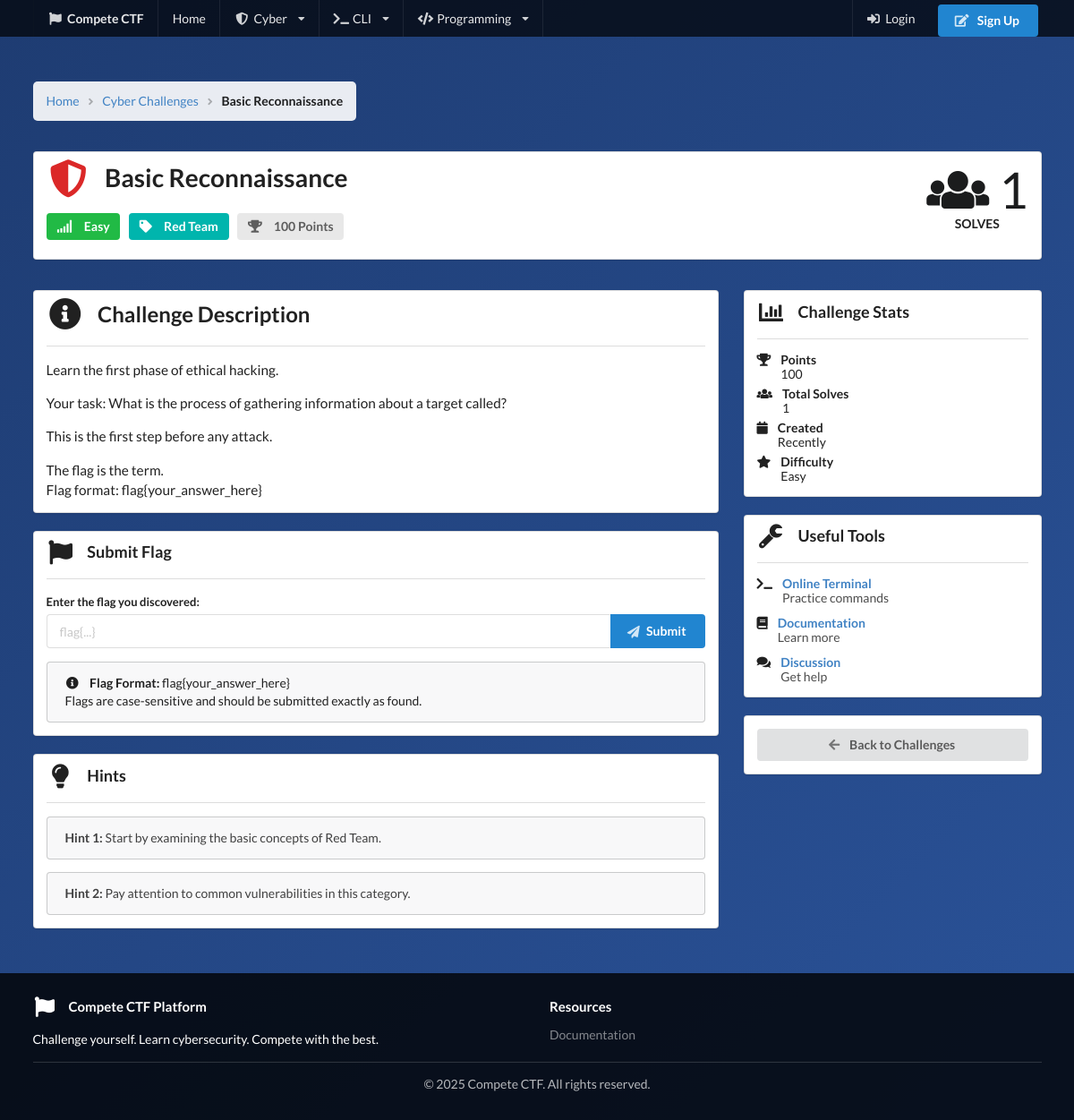
Screenshot of /cyber/challenges/61/ with the database file from the repository.
### cyber/models.py (models this page shows, shortened)
class NewCyberChallenge(models.Model):
    title = models.CharField(max_length=100)
    description = models.TextField()
    DIFFICULTY_LEVELS = [
        ('Easy', 'Easy'),
        ('Medium', 'Medium'),
        ('Hard', 'Hard'),
    ]
    difficulty = models.CharField(choices=DIFFICULTY_LEVELS, max_length=10, default='Easy')
    CATEGORY_CHOICES = [
        ('Red Team', 'Red Team'),
        ('Blue Team', 'Blue Team'),
        ('Miscellaneous', 'Miscellaneous'),
    ]
    category = models.CharField(choices=CATEGORY_CHOICES, max_length=20, default='Miscellaneous')
    flag = models.CharField(max_length=100)

### cyber/views.py (the view, shortened to what this page needs)
# urls.py: path('challenges/<int:challenge_id>/', views.challenge_detail, name='cli_challenge_detail'),
def challenge_detail(request, challenge_id):
    challenge = get_object_or_404(NewCyberChallenge, id=challenge_id)
    total_solves = SolvedChallenge.objects.filter(
        challenge_type='cyber',
        challenge_id=challenge_id
    ).count()
    already_solved = False
    if request.user.is_authenticated:
        already_solved = SolvedChallenge.objects.filter(
            user=request.user,
            challenge_type='cyber',
            challenge_id=challenge_id
        ).exists()
    return render(request, 'cyber/challenge_detail.html', {
        'challenge': challenge,
        'already_solved': already_solved,
        'total_solves': total_solves
    })

### cyber/templates/cyber/challenge_detail.html (shortened to what this page needs)
{% extends 'base.html' %}
{% block content %}
<div class="ui container main-container">
    <div class="ui breadcrumb" style="background: rgba(255,255,255,0.9); padding: 15px; border-radius: 5px; margin-bottom: 20px;">
        <a href="{% url 'home' %}" class="section">Home</a>
        <i class="right angle icon divider"></i>
        <a href="{% url 'cyber_challenge_list' %}" class="section">Cyber Challenges</a>
        <i class="right angle icon divider"></i>
        <div class="active section">{{ challenge.title }}</div>
    </div>
    <div class="ui segment ctf-card">
        <div class="ui stackable grid">
            <div class="twelve wide column">
                <h1 class="ui header">
                    <i class="shield alternate icon red"></i>
                    {{ challenge.title }}
                </h1>
                <div class="ui labels" style="margin-top: 15px;">
                    {% if challenge.difficulty == 'Easy' %}
                        <span class="ui large green label">
                            <i class="signal icon"></i> {{ challenge.difficulty }}
                        </span>
                    {% elif challenge.difficulty == 'Medium' %}
                        <span class="ui large orange label">
                            <i class="signal icon"></i> {{ challenge.difficulty }}
                        </span>
                    {% else %}
                        <span class="ui large red label">
                            <i class="signal icon"></i> {{ challenge.difficulty }}
                        </span>
                    {% endif %}
                    <span class="ui large teal label">
                        <i class="tag icon"></i> {{ challenge.category }}
                    </span>
                    <span class="ui large label">
                        <i class="trophy icon"></i> 100 Points
                    </span>
                </div>
            </div>
            <div class="four wide column right aligned">
                <div class="ui statistic">
                    <div class="value">
                        <i class="users icon"></i> {{ total_solves }}
                    </div>
                    <div class="label">Solves</div>
                </div>
            </div>
        </div>
    </div>
    <div class="ui stackable grid" style="margin-top: 20px;">
        <div class="eleven wide column">
            <div class="ui segment ctf-card">
                <h2 class="ui header">
                    <i class="info circle icon"></i>
                    Challenge Description
                </h2>
                <div class="ui divider"></div>
                <div style="line-height: 1.8; font-size: 1.1em;">
                    {{ challenge.description|linebreaks }}
                </div>
            </div>
            <div class="ui segment ctf-card" style="margin-top: 20px;">
                <h3 class="ui header">
                    <i class="flag icon"></i>
                    Submit Flag
                </h3>
                <div class="ui divider"></div>
                <form class="ui form" method="post" id="flagForm">
                    <div class="field">
                        <label>Enter the flag you discovered:</label>
                        <div class="ui action input">
                            <input type="text" name="flag" placeholder="flag{...}" required>
                            <button class="ui primary button" type="submit">
                                <i class="paper plane icon"></i>
                                Submit
                            </button>
                        </div>
                    </div>
                </form>
                <div class="ui message" style="margin-top: 15px;">
                    <i class="info circle icon"></i>
                    <strong>Flag Format:</strong> flag{your_answer_here}
                    <br>Flags are case-sensitive and should be submitted exactly as found.
                </div>
            </div>
            <div class="ui segment ctf-card" style="margin-top: 20px;">
                <h3 class="ui header">
                    <i class="lightbulb icon"></i>
                    Hints
                </h3>
                <div class="ui divider"></div>
                <div class="ui message">
                    <p><strong>Hint 1:</strong> Start by examining the basic concepts of {{ challenge.category }}.</p>
                </div>
                <div class="ui message">
                    <p><strong>Hint 2:</strong> Pay attention to common vulnerabilities in this category.</p>
                </div>
            </div>
        </div>
        <div class="five wide column">
            <div class="ui segment ctf-card">
                <h3 class="ui header">
                    <i class="chart bar icon"></i>
                    Challenge Stats
                </h3>
                <div class="ui divider"></div>
                <div class="ui list">
                    <div class="item">
                        <i class="trophy icon"></i>
                        <div class="content">
                            <div class="header">Points</div>
                            100
                        </div>
                    </div>
                    <div class="item">
                        <i class="users icon"></i>
                        <div class="content">
                            <div class="header">Total Solves</div>
                            {{ total_solves }}
                        </div>
                    </div>
                    <div class="item">
                        <i class="calendar icon"></i>
                        <div class="content">
                            <div class="header">Created</div>
                            Recently
                        </div>
                    </div>
                    <div class="item">
                        <i class="star icon"></i>
                        <div class="content">
                            <div class="header">Difficulty</div>
                            {{ challenge.difficulty }}
                        </div>
                    </div>
                </div>
            </div>
            <div class="ui segment ctf-card" style="margin-top: 20px;">
                <h3 class="ui header">
                    <i class="wrench icon"></i>
                    Useful Tools
                </h3>
                <div class="ui divider"></div>
                <div class="ui relaxed list">
                    <div class="item">
                        <i class="terminal icon"></i>
                        <div class="content">
                            <a href="#" class="header">Online Terminal</a>
                            <div class="description">Practice commands</div>
                        </div>
                    </div>
                    <div class="item">
                        <i class="book icon"></i>
                        <div class="content">
                            <a href="#" class="header">Documentation</a>
                            <div class="description">Learn more</div>
                        </div>
                    </div>
                    <div class="item">
                        <i class="comments icon"></i>
                        <div class="content">
                            <a href="#" class="header">Discussion</a>
                            <div class="description">Get help</div>
                        </div>
                    </div>
                </div>
            </div>
            <div class="ui segment ctf-card" style="margin-top: 20px;">
                <a href="{% url 'cyber_challenge_list' %}" class="ui fluid button">
                    <i class="arrow left icon"></i>
                    Back to Challenges
                </a>
            </div>
        </div>
    </div>
</div>
{% endblock %}

### website/templates/base.html (style rules this page uses)
body { background: linear-gradient(135deg, #1e3c72 0%, #2a5298 100%); min-height: 100vh; }
.main-container { margin-top: 50px; margin-bottom: 50px; }
.ctf-card { background: rgba(255, 255, 255, 0.95); box-shadow: 0 10px 30px rgba(0, 0, 0, 0.3); }

### rows the page displays
NewCyberChallenge: title "Basic Reconnaissance", difficulty "Easy", category "Red Team", description "Learn the first phase of ethical hacking. Your task: What is the process of gathering information about a target called? This is the first step before any attack. The flag is the term. Flag format: flag{your_answer_here}"

### other values shown
{{ total_solves }} "1"
